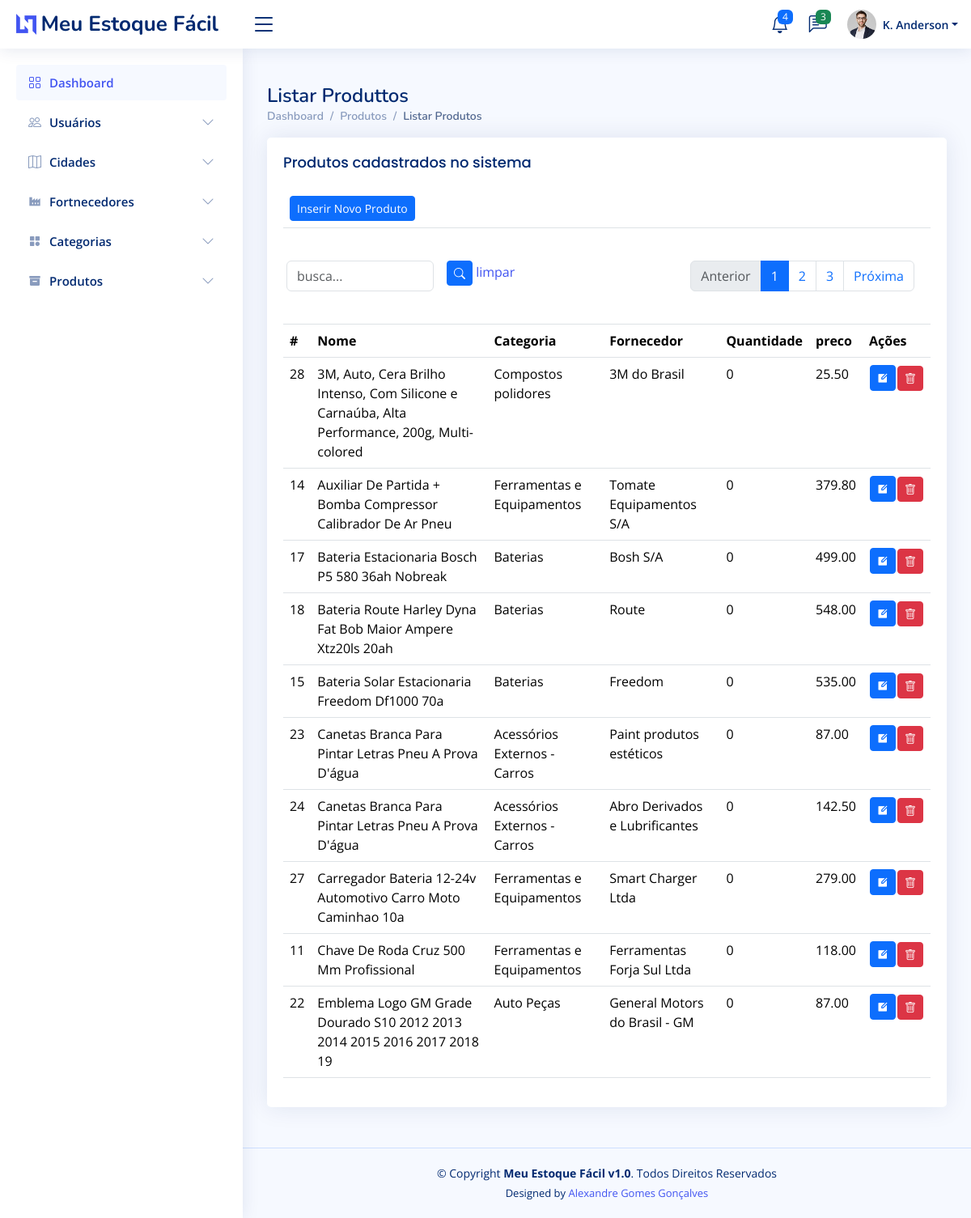
The page /produto/listarProdutos/ (signed in) on the database its author committed.
### produto/models.py (models this page shows, shortened)
class Produto(models.Model):
    idProduto       = models.AutoField(primary_key=True)
    idCategoria     = models.ForeignKey(Categoria, blank=False, null=False, on_delete=models.CASCADE)
    idFornecedor    = models.ForeignKey(Fornecedor, blank=False, null=False, on_delete=models.CASCADE)
    nomeProduto     = models.CharField(max_length=255, blank=False, null=False)
    quantidade      = models.IntegerField(default=0, blank=True, null=True)
    preco           = models.DecimalField(default=0, max_digits=10, decimal_places=2)
    dataValidade    = models.DateField(db_default=date.today(),blank=True, null=True)
    descricao       = models.TextField(blank=True, null=True)
    codigoDeBarras  = models.CharField(max_length=255, blank=True, null=True)
    dataEntrada     = models.DateField(auto_now_add=True)
    created_at      = models.DateTimeField(auto_now_add=True)
    updated_at      = models.DateTimeField(auto_now=True)
    class Meta:
        ordering = ['-nomeProduto']

### categoria/models.py (models this page shows, shortened)
class Categoria(models.Model):
    idCategoria     = models.AutoField(primary_key=True)
    nomeCategoria   = models.CharField(max_length=255)
    created_at      = models.DateTimeField(auto_now_add=True)
    updated_at      = models.DateTimeField(auto_now=True)
    class Meta:
        ordering = ['-nomeCategoria']
    def __str__(self):
        return self.nomeCategoria

### fornecedor/models.py (models this page shows, shortened)
class Fornecedor(models.Model):
    idFornecedor    = models.AutoField(primary_key=True)
    nomeFornecedor  = models.CharField(max_length=255)
    idCidade        = models.ForeignKey(Cidade, blank=True, null=True, on_delete=models.CASCADE)
    created_at      = models.DateTimeField(auto_now_add=True)
    updated_at      = models.DateTimeField(auto_now=True)
    class Meta:
        ordering = ['-nomeFornecedor']
    def __str__(self):
        return self.nomeFornecedor

### produto/views.py (the view)
# urls.py: path('listarProdutos/', views.listarProdutos, name='listarProdutos'),
@login_required(login_url='/sistema/login/')
def listarProdutos(request):
    if request.method == 'POST':
        Produto.objects.filter(idProduto=request.POST.get('idProduto')).delete()
        return redirect('listarProdutos')
    busca = request.GET.get('busca')
    if busca:
        produtos = Produto.objects.filter(nomeProduto__icontains=busca).order_by('nomeProduto')
    else:
        produtos = Produto.objects.all().order_by('nomeProduto')
    produto_paginator = Paginator(produtos, 10)
    page_num = request.GET.get('page')
    page = produto_paginator.get_page(page_num)
    return render(request, 'listarProdutos.html', {'page': page})

### produto/templates/listarProdutos.html (shortened to what this page needs)
{% extends 'base.html' %}
{% load static %}
{% block navbar %}
    {% include 'sidebar.html' %}
{% endblock %}
{% block content %}
    {% block header %}
        {% include 'header.html' %}
    {% endblock %}
    <main id="main" class="main">
        <div class="pagetitle">
            <h1>Listar Produttos</h1>
            <nav>
                <ol class="breadcrumb">
                    <li class="breadcrumb-item"><a href="/dashboard/">Dashboard</a></li>
                    <li class="breadcrumb-item">Produtos</li>
                    <li class="breadcrumb-item active">Listar Produtos</li>
                </ol>
            </nav>
        </div>
        <section class="section">
            <div class="row">
                <div class="col-lg-12">
                    <div class="card">
                        <div class="card-body">
                            <h5 class="card-title">Produtos cadastrados no sistema</h5>
                            <table class="table table-hover">
                                <thead>
                                    <tr>
                                        <td colspan="7">
                                            <a href="/produto/inserirProduto">
                                                <button class="btn btn-sm btn-primary">Inserir Novo Produto</button>
                                            </a>
                                        </td>
                                    </tr>
                                    <tr>
                                        <td colspan="7">
                                            <div class="row mb-3">
                                                <form class="row g-3">
                                                    <form action="" method="GET">
                                                        <div class="col-md-3">
                                                            <input type="text" class="form-control" id="busca" name="busca" value="{{request.GET.busca}}" placeholder="busca...">
                                                        </div>
                                                        <div class="col-md-3">
                                                            <button type="submit" class="btn btn-sm btn-primary"><i class="bi bi-search"></i></button>
                                                            <a href="/produto/listarProdutos">limpar</a>
                                                        </div>
                                                        <div class="col-md-6">
                                                            <div class="page-links">
                                                                <nav aria-label="...">
                                                                    <ul class="pagination justify-content-end">
                                                                    {% if page.has_previous %}
                                                                        <li class="page-item">
                                                                            <a class="page-link" href="/produto/listarProdutos/?page={{page.previous_page_number}}&busca={{request.GET.busca}}" tabindex="-1">Anterior</a>
                                                                        </li>
                                                                    {% else %}
                                                                        <li class="page-item disabled">
                                                                            <a class="page-link" href="#" tabindex="-1" aria-disabled="true">Anterior</a>
                                                                        </li>
                                                                    {% endif %}
                                                                    {% for pageNum in page.paginator.page_range %}
                                                                        {% if page.number == pageNum %}
                                                                            <li class="page-item active"><a class="page-link" href="#">{{pageNum}}</a></li>
                                                                        {% else %}
                                                                            <li class="page-item"><a class="page-link" href="/produto/listarProdutos/?page={{pageNum}}&busca={{request.GET.busca}}">{{pageNum}}</a></li>
                                                                        {% endif %}
                                                                    {% endfor %}
                                                                    {% if page.has_next %}
                                                                        <li class="page-item">
                                                                            <a class="page-link" href="/produto/listarProdutos/?page={{page.next_page_number}}&busca={{request.GET.busca}}">Próxima</a>
                                                                        </li>
                                                                    {% else %}
                                                                        <li class="page-item disabled">
                                                                            <a class="page-link" href="#" aria-disabled="true">Próxima</a>
                                                                        </li>
                                                                    {% endif %}
                                                                    </ul>
                                                                </nav>
                                                            </div>
                                                        </div>
                                                    </form>
                                                </div>
                                            </div>
                                    <tr>
                                        <th scope="col">#</th>
                                        <th scope="col">Nome</th>
                                        <th scope="col">Categoria</th>
                                        <th scope="col">Fornecedor</th>
                                        <th scope="col">Quantidade</th>
                                        <th scope="col">preco</th>
                                        <th>Ações</th>
                                    </tr>
                                <tbody>
                                    {% for produto in page.object_list %}
                                    <tr>
                                        <td scope="col">{{produto.idProduto}}</td>
                                        <td scope="col">{{produto.nomeProduto}}</td>
                                        <td scope="col">{{produto.idCategoria}}</td>
                                        <td scope="col">{{produto.idFornecedor}}</td>
                                        <td scope="col">{{produto.quantidade}}</td>
                                        <td scope="col">{{produto.preco}}</td>
                                        <td>
                                            <table>
                                                <tr>
                                                    <td>
                                                        <a href="/produto/editarProduto/{{produto.idProduto}}">
                                                            <button class="btn btn-sm btn-primary" alt="editar"><i class="ri-edit-box-fill"></i></button>
                                                        </a>
                                                    </td>
                                                    <td>
                                                        <form action="" method="post">
                                                            <button type="button" class="btn btn-danger btn-sm" data-bs-toggle="modal" data-bs-target="#delete{{produto.idProduto}}"><i class="bi bi-trash"></i></button>
                                                        </form>
                                                    </td>
                                                </tr>
                                            </table>
                                        </td>
                                    </tr>
                                    {% endfor %}
                                </tbody>
                        </div>
                    </div>
                </div>
        </section>
    </main>
{% endblock %}

### assets/css/style.css (style rules this page uses)
:root { scroll-behavior: smooth; }
body { font-family: "Open Sans", sans-serif; background: #f6f9ff; color: #444444; }
a { color: #4154f1; text-decoration: none; }
h1, h2, h3, h4, h5, h6 { font-family: "Nunito", sans-serif; }
#main { margin-top: 60px; padding: 20px 30px; transition: all 0.3s; }
.pagetitle { margin-bottom: 10px; }
.pagetitle h1 { font-size: 24px; margin-bottom: 0; font-weight: 600; color: #012970; }
.card { margin-bottom: 30px; border: none; border-radius: 5px; box-shadow: 0px 0 30px rgba(1, 41, 112, 0.1); }
.card-title { padding: 20px 0 15px 0; font-size: 18px; font-weight: 500; color: #012970; font-family: "Poppins", sans-serif; }
.card-body { padding: 0 20px 20px 20px; }
.breadcrumb { font-size: 14px; font-family: "Nunito", sans-serif; color: #899bbd; font-weight: 600; }
.breadcrumb a { color: #899bbd; transition: 0.3s; }
.breadcrumb .breadcrumb-item::before { color: #899bbd; }
.breadcrumb .active { color: #51678f; font-weight: 600; }
@media (min-width: 1200px) { #main, #footer { margin-left: 300px; } }

### rows shown on the page
Produto: idProduto "28", nomeProduto "3M, Auto, Cera Brilho Intenso, Com Silicone e Carnaúba, Alta Performance, 200g, Multi-colored", idCategoria "Compostos polidores", idFornecedor "3M do Brasil", quantidade "0", preco "25.50"
Produto: idProduto "14", nomeProduto "Auxiliar De Partida + Bomba Compressor Calibrador De Ar Pneu", idCategoria "Ferramentas e Equipamentos", idFornecedor "Tomate Equipamentos S/A", quantidade "0", preco "379.80"
Produto: idProduto "17", nomeProduto "Bateria Estacionaria Bosch P5 580 36ah Nobreak", idCategoria "Baterias", idFornecedor "Bosh S/A", quantidade "0", preco "499.00"
Produto: idProduto "18", nomeProduto "Bateria Route Harley Dyna Fat Bob Maior Ampere Xtz20ls 20ah", idCategoria "Baterias", idFornecedor "Route", quantidade "0", preco "548.00"
Produto: idProduto "15", nomeProduto "Bateria Solar Estacionaria Freedom Df1000 70a", idCategoria "Baterias", idFornecedor "Freedom", quantidade "0", preco "535.00"
Produto: idProduto "23", nomeProduto "Canetas Branca Para Pintar Letras Pneu A Prova D'água", idCategoria "Acessórios Externos - Carros", idFornecedor "Paint produtos estéticos", quantidade "0", preco "87.00"
Produto: idProduto "24", nomeProduto "Canetas Branca Para Pintar Letras Pneu A Prova D'água", idCategoria "Acessórios Externos - Carros", idFornecedor "Abro Derivados e Lubrificantes", quantidade "0", preco "142.50"
Produto: idProduto "27", nomeProduto "Carregador Bateria 12-24v Automotivo Carro Moto Caminhao 10a", idCategoria "Ferramentas e Equipamentos", idFornecedor "Smart Charger Ltda", quantidade "0", preco "279.00"
Produto: idProduto "11", nomeProduto "Chave De Roda Cruz 500 Mm Profissional", idCategoria "Ferramentas e Equipamentos", idFornecedor "Ferramentas Forja Sul Ltda", quantidade "0", preco "118.00"
Produto: idProduto "22", nomeProduto "Emblema Logo GM Grade Dourado S10 2012 2013 2014 2015 2016 2017 2018 19", idCategoria "Auto Peças", idFornecedor "General Motors do Brasil - GM", quantidade "0", preco "87.00"

### other values the page prints
{{ pageNum }} "1"
{{ pageNum }} "2" "3"
